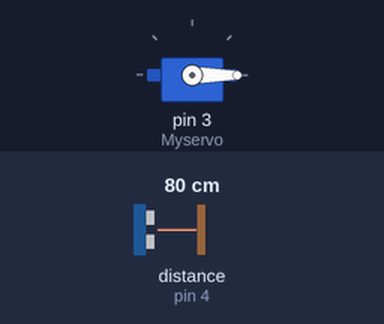
This sketch was run on a simulated Arduino Uno, built with avr-gcc and run on an emulated ATmega328P. On the bench: servo. Wiring (inferred from the names in the program): ultrasonic range finder: trigger pin 5; echo pin 4. The inputs (shaded band) are chosen by the test bench; at power-on: distance to the obstacle (sensor on pin 4) 80 cm. The echo pulse lasts 58.3 µs per cm.

Above: at 1.2 s.
1.3 s: distance to the obstacle (sensor on pin 4) set to 2 cm
At 2.1 s:
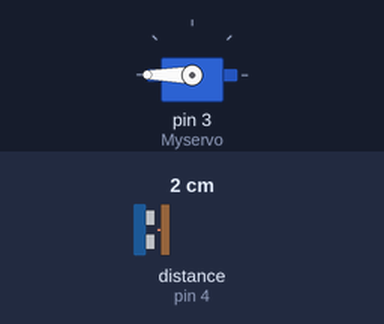
Timing chart, 0 to 9.8 s (numbered marks = the images above; inputs shaded):
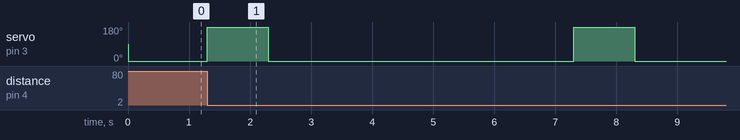

The sketch:

_hand_sanitiser.ino
```cpp
#include<Servo.h>
#define echoPin 4
#define trigPin 5
Servo Myservo;

int long duration;
int distance;

void setup(){
Myservo.attach(3);
pinMode(echoPin,INPUT);
pinMode(trigPin,OUTPUT);

}

void loop() {

digitalWrite(trigPin,LOW);
delayMicroseconds(2);
digitalWrite(trigPin,HIGH);
delayMicroseconds(10);
digitalWrite(trigPin,LOW);

duration = pulseIn(echoPin,HIGH);
distance = (duration*0.034/2);

  if(distance<=50)
  {
    Myservo.write(180);
    delay(1000);
    Myservo.write(0);
    delay(5000);
  }
  else
  {
    Myservo.write(0);
  }
}
```

Measured:
- after the input at 1.3 s, servo on pin 3 (Myservo): alternates 180° for 1.0 s and 0° for 5.0 s, starting at once
